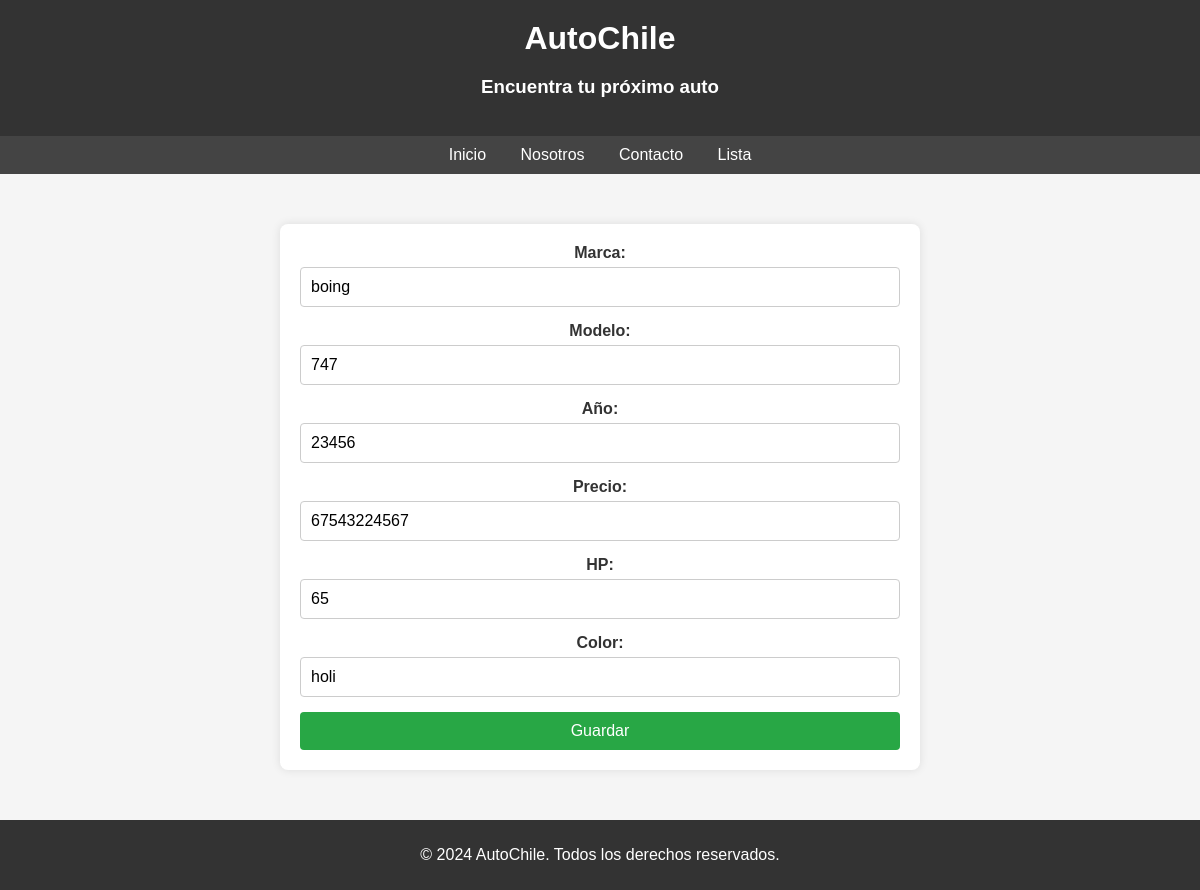
Page /modificar/20/ on the committed database.
### core/models.py (models this page shows, shortened)
class Vehiculo(models.Model):
	marca = models.CharField(max_length=100)
	modelo = models.CharField(max_length=100)
	anio = models.IntegerField()
	precio = models.IntegerField()
	hp = models.IntegerField()
	color = models.CharField(max_length=50)

### core/views.py (the view)
# urls.py: path('modificar/<str:pk>/', modificar, name="modificar"),
def modificar(request, pk):
    vehiculo = Vehiculo.objects.get(id=pk)
    if request.method == 'POST':
        vehiculo.marca = request.POST.get("marca")
        vehiculo.modelo = request.POST.get("modelo")
        vehiculo.anio = request.POST.get("anio")
        vehiculo.precio = request.POST.get("precio")
        vehiculo.hp = request.POST.get("hp")
        vehiculo.color = request.POST.get("color")
        vehiculo.save()
        return redirect('lista')
    else:
        context = {
            'vehiculo': vehiculo
        }
        return render(request, 'core/modificar.html', context)

### core/templates/core/modificar.html (shortened to what this page needs)
{% load static %}
<!DOCTYPE html>
<html lang="es">
<head>
    <link rel="stylesheet" href="{% static 'css/style.css' %}">
    <link rel="stylesheet" href="{% static 'css/form.css' %}">
</head>
<body>
    <header>
        <h1>AutoChile</h1>
        <h3>Encuentra tu próximo auto</h3>
    </header>
    <nav>
        <a href="{% url 'inicio' %}">Inicio</a>
        <a href="#about">Nosotros</a>
        <a href="#contact">Contacto</a>
        <a href="{% url 'lista' %}">Lista</a>
    </nav>
    <div class="container">
        <form method="POST" action="{% url 'modificar' vehiculo.id %}">
            <label for="marca">Marca:</label>
            <input type="text" id="marca" name="marca" maxlength="100" value="{{ vehiculo.marca }}" required>
            <label for="modelo">Modelo:</label>
            <input type="text" id="modelo" name="modelo" maxlength="100" value="{{ vehiculo.modelo }}" required>
            <label for="anio">Año:</label>
            <input type="number" id="anio" name="anio" value="{{ vehiculo.anio }}" required>
            <label for="precio">Precio:</label>
            <input type="number" id="precio" name="precio" value="{{ vehiculo.precio }}" required>
            <label for="hp">HP:</label>
            <input type="number" id="hp" name="hp" value="{{ vehiculo.hp }}" required>
            <label for="color">Color:</label>
            <input type="text" id="color" name="color" maxlength="50" value="{{ vehiculo.color }}" required>
            <button type="submit">Guardar</button>
        </form>
    </div>
    <footer>
        <p>&copy; 2024 AutoChile. Todos los derechos reservados.</p>
    </footer>
</body>
</html>

### core/static/css/style.css (style rules this page uses)
body { font-family: Arial, sans-serif; margin: 0; padding: 0; background-color: #f5f5f5; }
header { background-color: #333; color: #fff; padding: 20px; text-align: center; }
header h1 { margin: 0; }
nav { background-color: #444; padding: 10px; text-align: center; }
nav a { color: #fff; margin: 0 15px; text-decoration: none; }
.container { padding: 20px; text-align: center; }
footer { background-color: #333; color: #fff; padding: 10px; text-align: center; }

### core/static/css/form.css (style rules this page uses)
.container { max-width: 600px; margin: 50px auto; padding: 20px; background-color: #fff; box-shadow: 0 0 10px rgba(0, 0, 0, 0.1); border-radius: 8px; }
form { display: flex; flex-direction: column; }
label { margin-bottom: 5px; color: #333; font-weight: bold; }
input[type="text"], input[type="number"] { padding: 10px; margin-bottom: 15px; border: 1px solid #ccc; border-radius: 4px; font-size: 16px; }
button { padding: 10px; background-color: #28a745; color: #fff; border: none; border-radius: 4px; cursor: pointer; font-size: 16px; transition: background-color 0.3s; }

### rows in the picture
Vehiculo: marca "boing", modelo "747", anio "23456", precio "67543224567", hp "65", color "holi"
